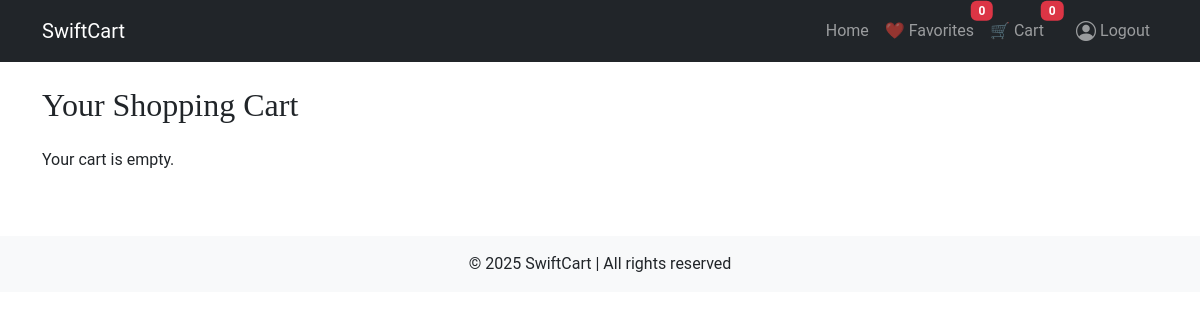
Before: /cart/cart/ (signed in) with the older database file.
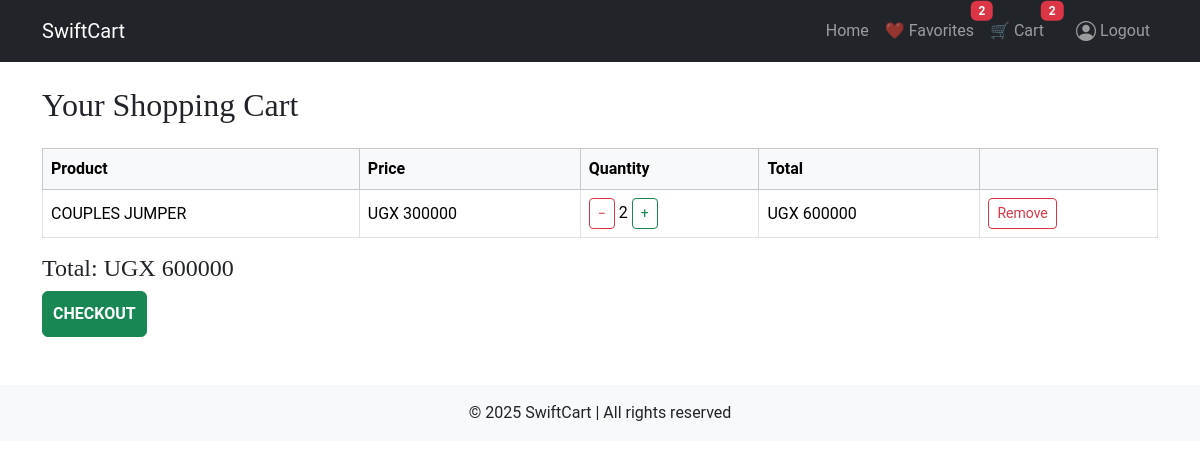
After: the same page with the newer database file.
### swiftcarapp/models.py (models this page shows, shortened)
class CustomUser(AbstractUser):
    GENDER_CHOICES = [
        ('male', 'Male'),
        ('female', 'Female'),
        ]
    phone_contact = models.CharField(max_length=15,blank=True, null = True)
    address = models.CharField(max_length=30,blank=True, null = True)
    gender = models.CharField(max_length=6, choices=GENDER_CHOICES, blank= True, null = True)
    email = models.EmailField(max_length=50,blank=True,null=True)

class Product(models.Model):
    CAT_CHOICES=[
        ("apparel","Apparel"),
        ("accesories","Accessories"),
        ("shoes","Shoes"),
        ("suits","Suites"),
        ("gaming&spots","Gaming&sports"),
    ]
    GEN_CCHOICES=[
        ("ladies","Ladies"),
        ("gents", "Gents"),
        ("unisex","Unisex"),
        ("kids","Kids"),
    ]
    pName=models.CharField(max_length=20,blank=True,null=True)
    pPrice = models.IntegerField(blank=True,null=True)
    pDescription = models.CharField(max_length=100, blank=True, null=True)
    pCategory = models.CharField(
        max_length=20,
        choices=CAT_CHOICES,
        default="apparel",
    )
    pGender=models.CharField(
        max_length=20,
        choices=GEN_CCHOICES,
        default="unisex",
    )
    pImage=models.ImageField(upload_to='pimages/',blank=True)
    pPostdate=models.DateField(auto_now=True)

### cart/models.py (models this page shows, shortened)
class Cart(models.Model):
    user = models.ForeignKey(settings.AUTH_USER_MODEL, on_delete=models.CASCADE, related_name="carts")
    created_at = models.DateTimeField(auto_now_add=True)
    def total_items(self):
        return sum(item.quantity for item in self.items.all())
    def total_price(self):
        return sum(item.subtotal() for item in self.items.all())

class CartItem(models.Model):
    cart = models.ForeignKey(Cart, on_delete=models.CASCADE, related_name="items")
    product = models.ForeignKey(Product, on_delete=models.CASCADE)
    quantity = models.PositiveIntegerField(default=1)
    class Meta:
        unique_together = ("cart", "product")  # Prevent duplicates
    def subtotal(self):
        return self.product.pPrice * self.quantity

### cart/views.py (the view)
# urls.py: path("cart/", views.cart_detail, name="cart_detail"),
@login_required
def cart_detail(request):
    cart = get_user_cart(request.user)
    return render(request, "cart.html", {"cart": cart})

### cart/templatetags/cart_extras.py (called while the page is built)
@register.filter
def cart_total(items):
    total = 0
    for item in items:
        total += item.product.pPrice * item.quantity
    return total

### cart/utils.py (called while the page is built)
def get_user_cart(user):
    cart, created = Cart.objects.get_or_create(user=user)
    return cart

### swiftcarapp/context_processors.py (called while the page is built)
def favorites_count(request):
    if request.user.is_authenticated:
        return {"fav_count": Favorite.objects.filter(user=request.user).count()}
    return {"fav_count": 0}

### swiftcarapp/templates/cart.html (shortened to what this page needs)
{% extends 'base/nav.html' %}
{% block content %}
<h2 class="mb-4">Your Shopping Cart</h2>
{% if cart.items.all %}
  <table class="table table-bordered align-middle">
    <thead class="table-light">
      <tr>
        <th>Product</th>
        <th>Price</th>
        <th>Quantity</th>
        <th>Total</th>
        <th></th>
      </tr>
    </thead>
    <tbody>
      {% for item in cart.items.all %}
      <tr>
        <td>{{ item.product.pName }}</td>
        <td>UGX {{ item.product.pPrice }}</td>
        <td>
          <form action="{% url 'update_cart' item.id %}" method="POST">
            <button name="action" value="decrease" class="btn btn-sm btn-outline-danger">−</button>
            {{ item.quantity }}
            <button name="action" value="increase" class="btn btn-sm btn-outline-success">+</button>
          </form>
        </td>
        <td>UGX {{ item.subtotal }}</td>
        <td>
          <a href="{% url 'remove_from_cart' item.id %}" class="btn btn-sm btn-outline-danger">Remove</a>
        </td>
      </tr>
      {% endfor %}
    </tbody>
  </table>
  <h4>Total: UGX {{ cart.total_price }}</h4>
  <button type="button" class="btn btn-success" onclick="window.location.href='{% url 'checkout' %}';">
  CHECKOUT
</button>
{% else %}
  <p>Your cart is empty.</p>
{% endif %}
{% endblock %}

### swiftcarapp/templates/base/nav.html (shortened to what this page needs)
{% load static %}
{% load cart_extras %}
<!DOCTYPE html>
<html lang="en">
<head>
  <link href="https://cdn.jsdelivr.net/npm/bootstrap@5.3.3/dist/css/bootstrap.min.css" rel="stylesheet">
  <link rel="stylesheet" href="https://cdn.jsdelivr.net/npm/bootstrap-icons@1.11.3/font/bootstrap-icons.css">
  <link href="{% static 'css/style.css' %}" rel="stylesheet">
</head>
<body>
<nav class="navbar navbar-expand-lg navbar-dark bg-dark">
  <div class="container">
    <a class="navbar-brand" href="{% url 'index' %}">SwiftCart</a>
    <div class="collapse navbar-collapse" id="navMenu">
        <ul class="navbar-nav ms-auto align-items-center">
    <li class="nav-item"><a class="nav-link" href="{% url 'index' %}">Home</a></li>
    {% if user.is_authenticated %}
      <li class="nav-item">
        <a class="nav-link position-relative" href="{% url 'my_favorites' %}">
          ❤️ Favorites
          <span class="badge bg-danger position-absolute top-0 start-100 translate-middle">
            {{ user.favorites.count }}
          </span>
        </a>
      </li>
      <li class="nav-item">
      <a class="nav-link position-relative" href="{% url 'cart_detail' %}">
        🛒 Cart
        <span class="badge bg-danger position-absolute top-0 start-100 translate-middle">
          {{ request.user.carts.first.total_items|default:0 }}
        </span>
      </a>
    </li>
      <li class="nav-item ms-3">
        <a href="{% url 'logout' %}" class="nav-link d-flex align-items-center">
          <i class="bi bi-person-circle fs-5 me-1"></i>
          <span>Logout</span>
        </a>
      </li>
    {% endif %}
  </ul>
    </div>
  </div>
</nav>
<main class="container py-4">
  {% block content %}{% endblock %}
</main>
<footer class="bg-light py-3 mt-4 text-center">
  <p class="mb-0">&copy; 2025 SwiftCart | All rights reserved</p>
</footer>
</body>
</html>

Changed rows visible on the page:
computed for CustomUser: favorites.count "0" → "2"; user.carts.first.total_items "0" → "2"
added CartItem: product.pName "COUPLES JUMPER", product.pPrice "300000", quantity "2", subtotal "600000"
added Cart: total_price "600000"
Other visible differences:
text no longer shown: "Your cart is empty."
text now shown: "Product Price Quantity Total Total: UGX CHECKOUT"
